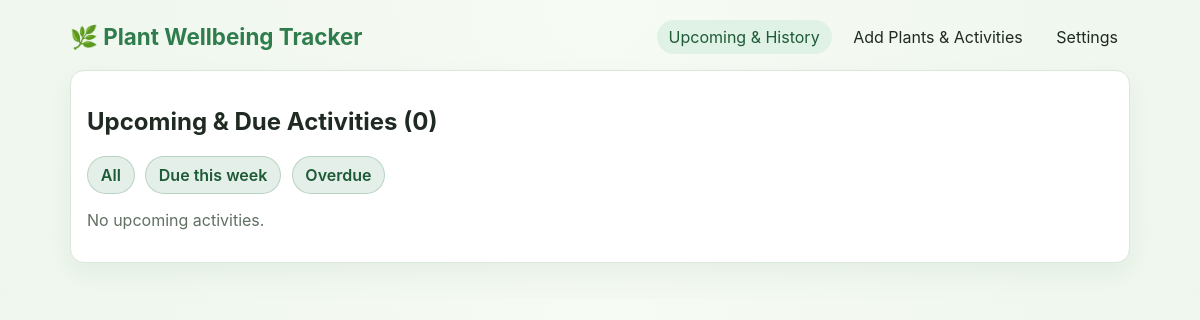
The page /upcoming on the database as committed earlier.
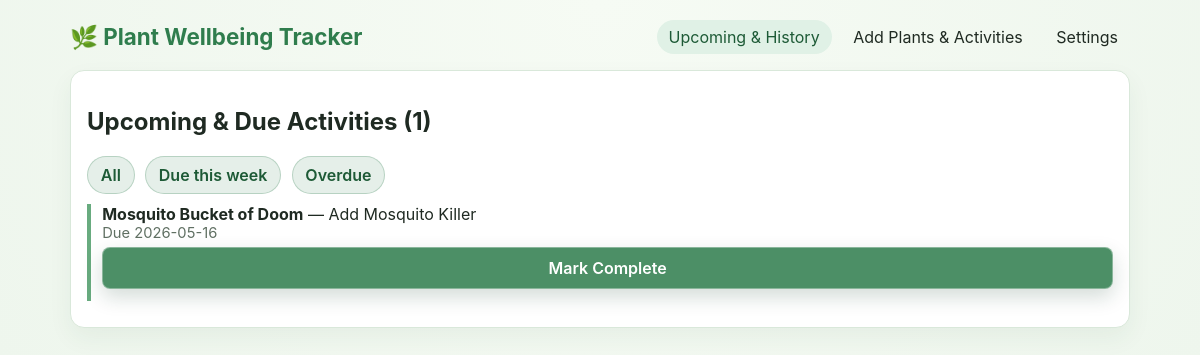
The same page on the database as committed later.
### app.py (models this page shows)
class Task(db.Model):
    id = db.Column(db.Integer, primary_key=True)
    plant_id = db.Column(db.Integer, db.ForeignKey('plant.id'), nullable=False)
    activity = db.Column(db.String(120), nullable=False)
    due_date = db.Column(db.Date, nullable=False)
    completed_on = db.Column(db.Date, nullable=True)
    recurrence_days = db.Column(db.Integer, nullable=True)
    start_date = db.Column(db.Date, nullable=True)
    end_date = db.Column(db.Date, nullable=True)

class Plant(db.Model):
    id = db.Column(db.Integer, primary_key=True)
    name = db.Column(db.String(120), nullable=False)
    location = db.Column(db.String(120), nullable=True)
    notes = db.Column(db.Text, nullable=True)
    image_path = db.Column(db.String(255), nullable=True)
    archived_on = db.Column(db.Date, nullable=True)
    tasks = db.relationship('Task', backref='plant', cascade='all,delete-orphan', lazy=True)
    photos = db.relationship('PlantPhoto', backref='plant', cascade='all,delete-orphan', lazy=True)

### app.py (the view)
@app.route('/upcoming')
def upcoming_page():
    status_filter = request.args.get('status', '').strip()
    open_tasks_query = Task.query.filter(
        Task.plant.has(Plant.archived_on.is_(None)),
        Task.completed_on.is_(None),
        db.or_(Task.start_date.is_(None), Task.due_date >= Task.start_date),
        db.or_(Task.end_date.is_(None), Task.due_date <= Task.end_date),
    )
    today = date.today()
    if status_filter == 'due_week':
        open_tasks_query = open_tasks_query.filter(Task.due_date <= today + timedelta(days=7))
    elif status_filter == 'overdue':
        open_tasks_query = open_tasks_query.filter(Task.due_date < today)
    open_tasks = open_tasks_query.order_by(Task.due_date.asc()).all()
    plants = Plant.query.order_by(Plant.name.asc()).all()
    return render_template('upcoming.html', plants=plants, open_tasks=open_tasks, today=today, active_page='upcoming', status_filter=status_filter)

### app.py (called while the page is built)
def _initialize_database() -> None:
    global _schema_initialized
    if _schema_initialized:
        return
    with app.app_context():
        db.create_all()
        _ensure_schema_updates()
    _schema_initialized = True

@app.before_request
def _initialize_database_before_request():
    _initialize_database()

### templates/upcoming.html
{% extends 'base.html' %}
{% block content %}
<div class="card">
<h2>Upcoming & Due Activities ({{ open_tasks|length }})</h2>
<div class="button-row">
<a href="{{ url_for('upcoming_page') }}">All</a>
<a href="{{ url_for('upcoming_page', status='due_week') }}">Due this week</a>
<a href="{{ url_for('upcoming_page', status='overdue') }}">Overdue</a>
</div>
{% for task in open_tasks %}
<div class="task {{ 'overdue' if task.due_date <= today else '' }}"><strong>{{ task.plant.name }}</strong> — {{ task.activity }}<div class="small">Due {{ task.due_date.isoformat() }}</div><form method="post" action="{{ url_for('complete_task', task_id=task.id) }}"><button type="submit">Mark Complete</button></form></div>
{% else %}<p class="muted">No upcoming activities.</p>{% endfor %}
</div>
{% endblock %}

### templates/base.html (shortened to what this page needs)
<!doctype html>
<html lang="en">
<head>
</head>
<body>
  <div class="container">
    <div class="topbar">
      <div class="brand">🌿 Plant Wellbeing Tracker</div>
      <nav class="nav">
        <a class="{{ 'active' if active_page == 'upcoming' else '' }}" href="{{ url_for('upcoming_page') }}">Upcoming & History</a>
        <a class="{{ 'active' if active_page == 'add' else '' }}" href="{{ url_for('add_page') }}">Add Plants & Activities</a>
        <a class="{{ 'active' if active_page == 'settings' else '' }}" href="{{ url_for('settings_page') }}">Settings</a>
      </nav>
    </div>
    {% block content %}{% endblock %}
  </div>
</body>
</html>

### templates/base.html (style rules this page uses)
:root { --bg: #eef6ed; --card: #ffffff; --accent: #2f7d4d; --accent-soft: #e0f1e6; --text: #1f2a22; --muted: #607063; --warn: #d04848; --warn-soft: #fdecec; --warn-border: #f8caca; --border: #d9e8da; }
* { box-sizing: border-box; }
body { font-family: "Inter", "Segoe UI", system-ui, sans-serif; margin: 0; background: radial-gradient(circle at top, #f6fbf4, var(--bg)); color: var(--text); }
.container { max-width: 1100px; margin: 0 auto; padding: 1.25rem; }
.topbar { display: flex; justify-content: space-between; align-items: center; gap: 1rem; margin-bottom: 1rem; }
.brand { font-size: 1.4rem; font-weight: 700; color: var(--accent); }
.nav { display: flex; flex-wrap: wrap; gap: .4rem .6rem; }
.nav a { text-decoration: none; color: var(--text); padding: .45rem .75rem; border-radius: 999px; display: inline-block; }
.nav a.active, .nav a:hover { background: var(--accent-soft); color: #1d5a36; }
.card { background: var(--card); border: 1px solid var(--border); border-radius: 14px; padding: 1rem; margin-bottom: 1rem; box-shadow: 0 10px 25px rgba(33, 83, 52, 0.06); }
input, textarea, select, button { width: 100%; padding: .6rem .7rem; margin-top: .35rem; margin-bottom: .8rem; border-radius: 8px; border: 1px solid #cad9cb; font: inherit; }
button { background: rgba(47, 125, 77, 0.86); color: white; border: 1px solid rgba(255,255,255,.35); font-weight: 600; cursor: pointer; backdrop-filter: blur(4px); -webkit-backdrop-filter: blur(4px); box-shadow: 0 8px 20px rgba(18, 63, 39, .18); transition: transform .14s ease, filter .14s ease, box-shadow .14s ease; }
.button-row { display: flex; gap: .65rem; flex-wrap: wrap; margin-top: .7rem; }
.task { border-left: 4px solid #68ab7f; padding-left: .7rem; margin: .6rem 0; }
.button-row a { text-decoration: none; padding: .5rem .8rem; border-radius: 999px; background: rgba(47, 125, 77, 0.12); color: #1d5a36; border: 1px solid rgba(47,125,77,.25); font-weight: 600; }
.small { color: var(--muted); font-size: .92rem; }

Rows that differ between the two databases and show on the page:
added Task: plant.name "Mosquito Bucket of Doom", activity "Add Mosquito Killer", due_date "2026-05-16"
Other text that changed with them:
{{ open_tasks|length }}: "0" → "1"
text no longer shown: "No upcoming activities."
